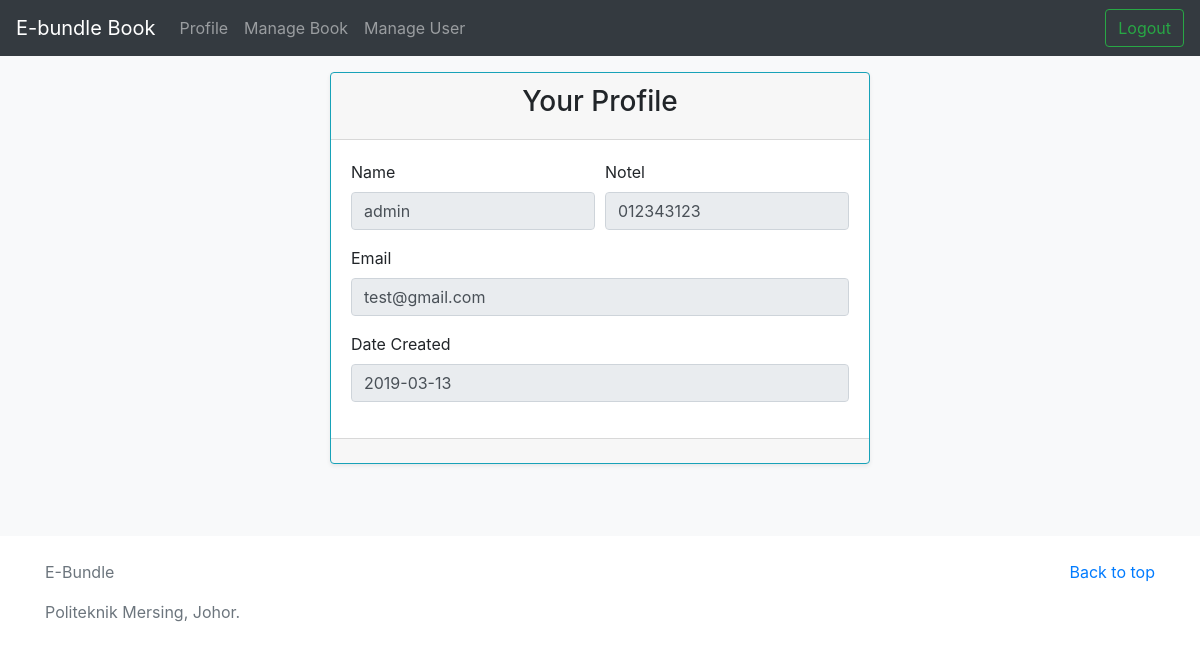
The page /admin/profile.php (signed in) on the database its author committed.
### tables this page shows
CREATE TABLE `eb_admin` (
  `admin_id` int(11) NOT NULL,
  `admin_name` varchar(200) NOT NULL,
  `admin_notel` varchar(100) NOT NULL,
  `admin_email` varchar(100) NOT NULL,
  `admin_pass` varchar(100) NOT NULL,
  `admin_datecreated` date NOT NULL
);

### admin/include/session.php (called while the page is built, shortened)
<?php
if (!isset($_SESSION['admin_id'])) {
	echo "<script>window.location='../'</script>";
} else {
	$adminid = $_SESSION['admin_id'];
}
?>

### control/allControl.php (called while the page is built, shortened)
<?php
	class allControl{
		public function getAdminDetails($conn, $id){
			$sql = mysqli_query($conn, "SELECT * FROM eb_admin WHERE admin_id = '$id'");
			if (mysqli_num_rows($sql)>0) {
				if ($row = mysqli_fetch_array($sql)) {
					return $row;
				}
			} else {
				return 0;
			}
		}
	}
?>

### admin/profile.php (the view, shortened to what this page needs)
<?php
require '../control/allControl.php';
$ctrl = new allControl();
$conn = $ctrl->open();
include 'include/session.php';
$admindata = $ctrl->getAdminDetails($conn, $adminid);
?>
<!doctype html>
<html lang="en">
  <?php include 'include/head.php'; ?>
  <body>
    <?php include 'include/nav.php'; ?>
<main role="main">
  <div class="album py-5 my-4 bg-light" id="buyercontent">
    <div class="container">
      <div class="row">
        <div class="col-md-6 mx-auto">
          <div class="card mb-4 shadow-sm border-info">
            <div class="card-header">
              <h3 class="text-center">Your Profile</h3>
            </div>
            <div class="card-body">
              <div class="form-row">
                <div class="form-group col-md-6">
                  <label>Name</label>
                  <input type="text" class="form-control" disabled value="<?php echo $admindata['admin_name']; ?>">
                </div>
                <div class="form-group col-md-6">
                  <label>Notel</label>
                  <input type="text" class="form-control" disabled value="<?php echo $admindata['admin_notel']; ?>">
                </div>
              </div>
              <div class="form-group">
                <label for="inputEmail4">Email</label>
                <input type="text" class="form-control" disabled value="<?php echo $admindata['admin_email']; ?>">
              </div>
              <div class="form-group">
                <label for="inputAddress2">Date Created</label>
                <input type="text" class="form-control" disabled value="<?php echo $admindata['admin_datecreated']; ?>">
              </div>
            </div>
            <div class="card-footer">
            </div>
          </div>
        </div>
      </div>
    </div>
  </div>
</main>
<?php include 'include/footer.php'; ?>
</body>
</html>

### rows shown on the page
eb_admin: admin_name "admin", admin_notel "012343123", admin_email "test@gmail.com", admin_datecreated "2019-03-13"
